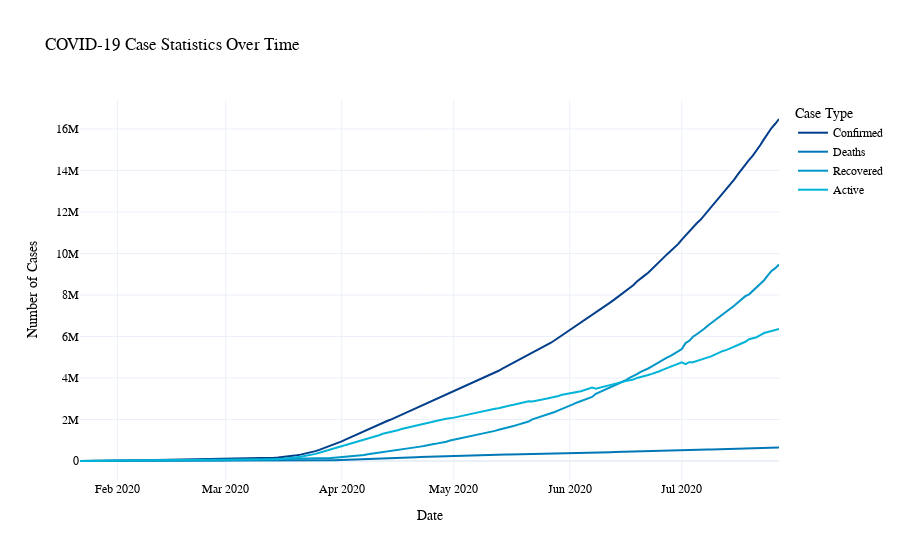

Notebook code cell kept with this figure:
### Code cell
# Assuming 'day_wise' is your DataFrame and it contains 'Date', 'Confirmed', 'Deaths', 'Recovered', 'Active' columns
fig = px.line(day_wise, 
              x="Date", 
              y=["Confirmed", "Deaths", "Recovered", "Active"], 
              title="COVID-19 Case Statistics Over Time",
              template="plotly_white")

# Defining shades of blue for each line
colors = ['#023e8a', '#0077b6', '#0096c7', '#00b4d8']

# Update each trace (line) with a color from the predefined list
for i, trace in enumerate(fig.data):
    trace.line.color = colors[i % len(colors)]

# Updating the layout of the figure
fig.update_layout(
    xaxis_title="Date", 
    yaxis_title="Number of Cases",
    legend_title="Case Type", 
    font=dict(
        family="Arial, sans-serif",
        size=12,
        color="black" 
    )
)

# Showing the figure
fig.show()

### Figure 1 — Plotly figure (JSON) as saved in the notebook; plotly's stock layout.template omitted (floating-point values rounded to 4 significant figures; data arrays with more than 128 entries replaced by an {"elided": "..."} marker saying what was removed)
{"data": [{"hovertemplate": "variable=Confirmed<br>Date=%{x}<br>value=%{y}<extra></extra>", "legendgroup": "Confirmed", "line": {"color": "#023e8a", "dash": "solid"}, "marker": {"symbol": "circle"}, "mode": "lines", "name": "Confirmed", "orientation": "v", "showlegend": true, "type": "scatter", "x": {"elided": "188 str values"}, "xaxis": "x", "y": {"elided": "188 int values"}, "yaxis": "y"}, {"hovertemplate": "variable=Deaths<br>Date=%{x}<br>value=%{y}<extra></extra>", "legendgroup": "Deaths", "line": {"color": "#0077b6", "dash": "solid"}, "marker": {"symbol": "circle"}, "mode": "lines", "name": "Deaths", "orientation": "v", "showlegend": true, "type": "scatter", "x": {"elided": "188 str values"}, "xaxis": "x", "y": {"elided": "188 int values"}, "yaxis": "y"}, {"hovertemplate": "variable=Recovered<br>Date=%{x}<br>value=%{y}<extra></extra>", "legendgroup": "Recovered", "line": {"color": "#0096c7", "dash": "solid"}, "marker": {"symbol": "circle"}, "mode": "lines", "name": "Recovered", "orientation": "v", "showlegend": true, "type": "scatter", "x": {"elided": "188 str values"}, "xaxis": "x", "y": {"elided": "188 int values"}, "yaxis": "y"}, {"hovertemplate": "variable=Active<br>Date=%{x}<br>value=%{y}<extra></extra>", "legendgroup": "Active", "line": {"color": "#00b4d8", "dash": "solid"}, "marker": {"symbol": "circle"}, "mode": "lines", "name": "Active", "orientation": "v", "showlegend": true, "type": "scatter", "x": {"elided": "188 str values"}, "xaxis": "x", "y": {"elided": "188 int values"}, "yaxis": "y"}], "layout": {"autosize": true, "font": {"color": "black", "family": "Arial, sans-serif", "size": 12}, "legend": {"title": {"text": "Case Type"}, "tracegroupgap": 0}, "title": {"text": "COVID-19 Case Statistics Over Time"}, "xaxis": {"anchor": "y", "autorange": true, "domain": [0, 1], "range": ["2020-01-22", "2020-07-27"], "title": {"text": "Date"}, "type": "date"}, "yaxis": {"anchor": "x", "autorange": true, "domain": [0, 1], "range": [-915600.0, 17400000.0], "title": {"text": "Number of Cases"}, "type": "linear"}}}
